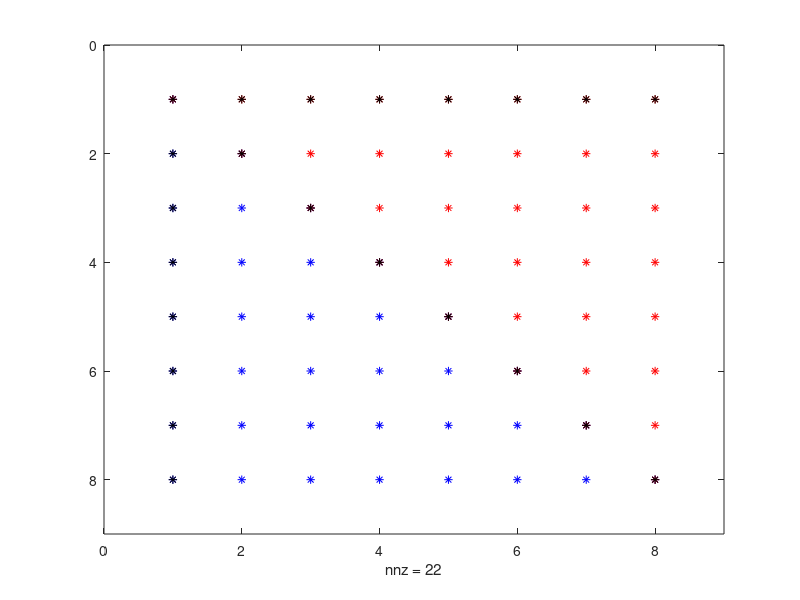
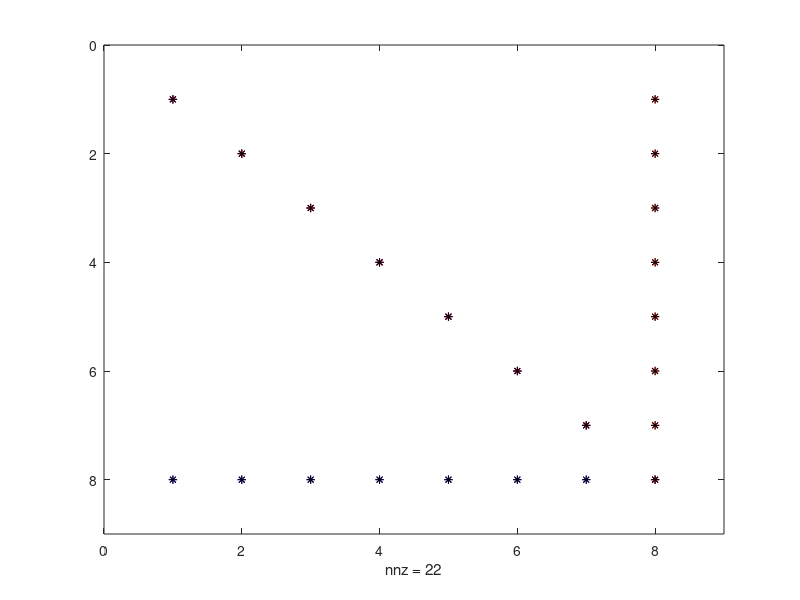

These charts were generated, in order, by the following MATLAB code:
%% band matrix LU factorization

n=20,lbw=4,ubw=3; A = tril(triu(randn(n,n),-lbw),ubw);
Ad = A + 100*eye(n); % no pivoting required
[Ld,Ud,Pd]=lu(Ad);
figure(1),
subplot(221),spy(Ad),title('Ad'),subplot(222),spy(Ld),title('Ld'),
subplot(223),spy(Ud),title('Ud'),subplot(224),spy(Pd),title('Pd')
figure(2),
[L,U,P]=lu(A);
subplot(221),spy(A),title('A'),subplot(222),spy(L),title('L'),
subplot(223),spy(U),title('U'),subplot(224),spy(P),title('P')

%% sparse matrix

A = eye(8);A(1,2:8)=.1;A(2:8,1)=.1;
[L,U]=lu(A);A,L,U,
figure(1), clf, spy(A,'k'), pause
spy(L,'b'), hold on, spy(U,'r'), pause
spy(A,'k')

Arev=A(8:-1:1,8:-1:1);
[Lrev,Urev]=lu(Arev); Arev, Lrev, Urev
figure(2), clf, spy(Arev,'k'), pause
spy(Lrev,'b'), hold on, spy(Urev,'r'),pause
spy(Arev,'k')

%%
help sparse